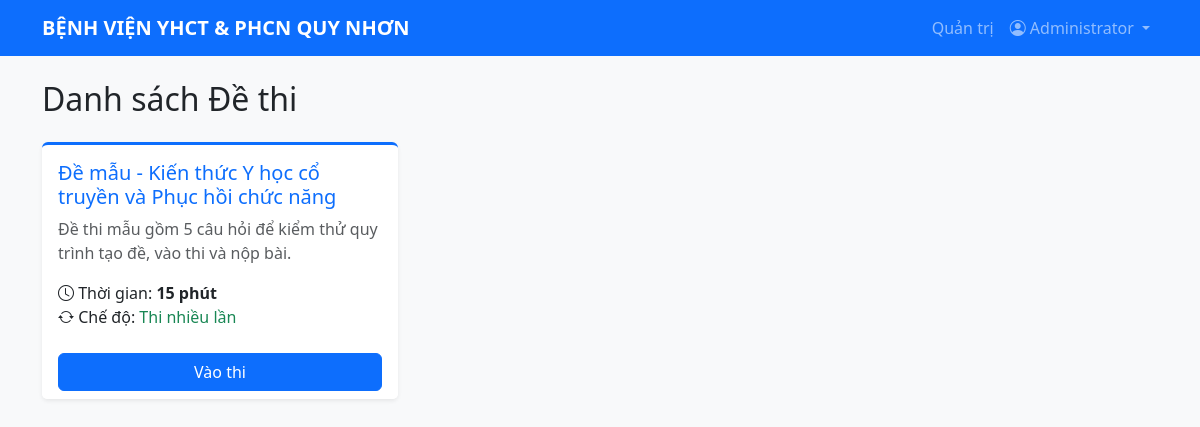
The page / (signed in) on the database its author committed.
### tables this page shows
CREATE TABLE exams (
    id INT UNSIGNED AUTO_INCREMENT PRIMARY KEY,
    title VARCHAR(255) NOT NULL,
    description TEXT NULL,
    start_time DATETIME NULL,
    end_time DATETIME NULL,
    duration_minutes INT UNSIGNED NOT NULL DEFAULT 60,
    shuffle_questions TINYINT(1) NOT NULL DEFAULT 1,
    shuffle_answers TINYINT(1) NOT NULL DEFAULT 1,
    show_results TINYINT(1) NOT NULL DEFAULT 1,
    enable_prediction TINYINT(1) NOT NULL DEFAULT 0,
    attempt_mode TINYINT UNSIGNED NOT NULL DEFAULT 0 COMMENT '0: một lần, 1: nhiều lần, 2: tối đa một lần mỗi ngày',
    created_at TIMESTAMP NOT NULL DEFAULT CURRENT_TIMESTAMP,
    updated_at TIMESTAMP NOT NULL DEFAULT CURRENT_TIMESTAMP ON UPDATE CURRENT_TIMESTAMP,
    KEY idx_exams_schedule (start_time, end_time)
);

### includes/functions.php (called while the page is built, shortened)
<?php
function h($str) {
    return htmlspecialchars($str ?? '', ENT_QUOTES, 'UTF-8');
}
?>

### index.php (the view, shortened to what this page needs)
<?php
require_once __DIR__ . '/config/database.php';
require_once __DIR__ . '/includes/functions.php';
$stmt = $pdo->query("
    SELECT * FROM exams
    ORDER BY created_at DESC
");
$exams = $stmt->fetchAll();
require_once __DIR__ . '/includes/header.php';
?>
<h2 class="mb-4">Danh sách Đề thi</h2>
<div class="row">
    <?php if (count($exams) > 0):
        $user_id = $_SESSION['user_id'];
    ?>
        <?php foreach ($exams as $exam):
            $stmtAtt = $pdo->prepare("SELECT * FROM exam_attempts WHERE user_id = ? AND exam_id = ? ORDER BY id DESC LIMIT 1");
            $stmtAtt->execute([$user_id, $exam['id']]);
            $latest_attempt = $stmtAtt->fetch();
            $attempt_mode = (int)$exam['attempt_mode'];
            $has_finished = $latest_attempt && $latest_attempt['is_submitted'];
            $is_taking = $latest_attempt && !$latest_attempt['is_submitted'];
            $is_open_yet = true;
            $has_ended = false;
        ?>
            <div class="col-md-4 mb-4">
                <div class="card h-100 shadow-sm border-0 border-top border-primary border-3">
                    <div class="card-body">
                        <div class="d-flex justify-content-between align-items-start">
                            <h5 class="card-title text-primary"><?= h($exam['title']) ?></h5>
                        </div>
                        <p class="card-text text-muted"><?= h($exam['description']) ?></p>
                        <ul class="list-unstyled mb-0">
                            <li><i class="bi bi-clock"></i> Thời gian: <strong><?= $exam['duration_minutes'] == 0 ? 'Không giới hạn' : $exam['duration_minutes'] . ' phút' ?></strong></li>
                            <li><i class="bi bi-arrow-repeat"></i> Chế độ: <?= $attempt_mode === 2 ? '<span class="text-warning">Tối đa 1 lần/ngày</span>' : ($attempt_mode === 1 ? '<span class="text-success">Thi nhiều lần</span>' : '<span class="text-secondary">Thi 1 lần duy nhất</span>') ?></li>
                        </ul>
                    </div>
                    <div class="card-footer bg-white border-top-0 d-grid gap-2">
                        <?php if (!$is_open_yet): ?>
                            <button class="btn btn-secondary w-100 opacity-75" disabled><i class="bi bi-clock-history"></i> Chưa tới thời điểm thi</button>
                        <?php elseif ($is_taking): ?>
                            <a href="/take_exam.php?id=<?= $exam['id'] ?>" class="btn btn-warning w-100">Tiếp tục thi</a>
                        <?php else: ?>
                            <a href="/take_exam.php?id=<?= $exam['id'] ?>" class="btn btn-primary w-100">Vào thi</a>
                        <?php endif; ?>
                    </div>
                </div>
            </div>
        <?php endforeach; ?>
    <?php else: ?>
        <div class="col-12">
            <div class="alert alert-info">Hiện tại không có đề thi nào sắp diễn ra.</div>
        </div>
    <?php endif; ?>
</div>
<?php require_once __DIR__ . '/includes/footer.php'; ?>

### includes/header.php (style rules this page uses)
body { background-color: #f8f9fa; }

### rows shown on the page
exams: title "Đề mẫu - Kiến thức Y học cổ truyền và Phục hồi chức năng", description "Đề thi mẫu gồm 5 câu hỏi để kiểm thử quy trình tạo đề, vào thi và nộp bài.", duration_minutes "15", attempt_mode "Thi nhiều lần"

### other values the page prints
$contestName "BỆNH VIỆN YHCT & PHCN QUY NHƠN"
$_SESSION['fullname'] "Administrator"
